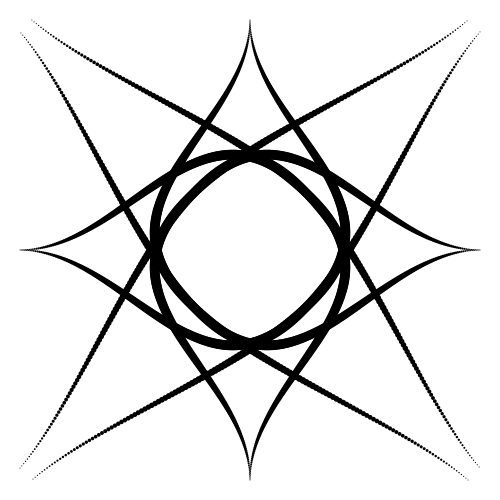
Frame 1 (no input)
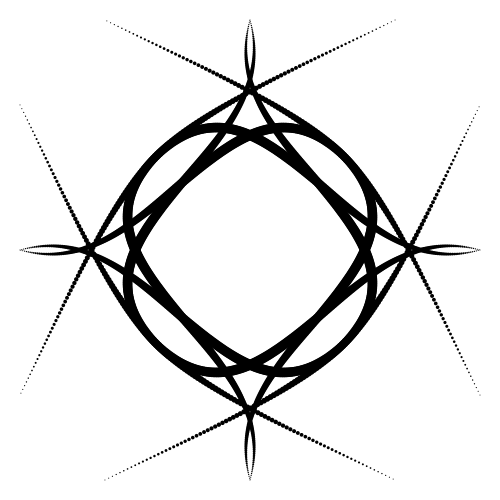
Frame 60 (the mouse pressed at the canvas centre just before this capture)
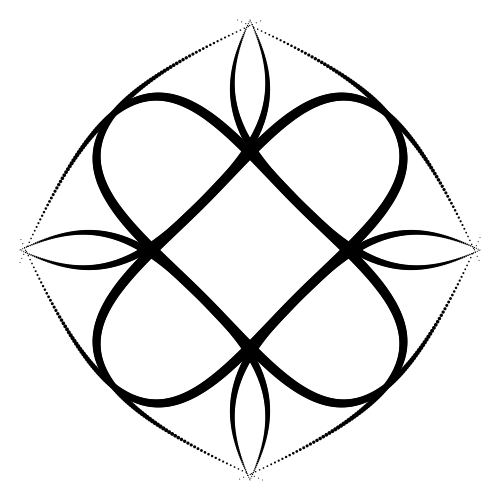
Frame 120 (the mouse held since frame 60 and released just before this capture)

The Processing sketch that drew these frames (run headless with seeded random() and noise(); from frame 60 on, the mouse is pressed at the canvas centre):

// Processing sketch: processing_179083
// ── processing_179083.pde

int n;
float period = 4;
Ondulator o1,o2,o3,o4;
static int FRAMERATE = 25;
static float PI = 3.1416;
float t = 0, dt = (float)1/FRAMERATE;;

void setPosOnd(Ondulator o) 
{
  o.setPos("x",ia(n,20,width-20));
  o.setPos("s",sia(n,0.1,PI-0.1));
  o.setPos("cg",ca(n,0));
  o.setOnd("y",ia(n,0,width/2-20),ca(n,period),ia(n,0,period*(n-1)*0.5014),"sin");
}

void setup() 
{
  size(500, 500);
  frameRate(FRAMERATE);
  
  // Ondulators
  n = 500;
  o1 = new Ondulator(n); 
  setPosOnd(o1);
  o2 = new Ondulator(n); 
  setPosOnd(o2);
  o3 = new Ondulator(n); 
  setPosOnd(o3);
  o4 = new Ondulator(n); 
  setPosOnd(o4);
  o1.x = width/2;
  o2.x = width;
  o3.x = width/2;
  o4.x = 0;
  o1.y = 0;
  o2.y = width/2;
  o3.y = width;
  o4.y = width/2;
  o1.rz = 90;
  o2.rz = 180;
  o3.rz = 270;
  o4.rz = 0;
  
}

void draw() { 
  background(255);
  smooth();
  noStroke();
  o1.draw();
  o2.draw();
  o3.draw();
  o4.draw();
  t+=dt;
} 

class Oscillator {
  float offset;
  float amplitude;
  float period;
  float timeShift;
  String waveShape;
  float value;
  
  Oscillator(float amplitude, float period, float timeShift, String waveShape) {
    this.amplitude = amplitude; 
    this.period = period; 
    this.timeShift = timeShift; 
    this.waveShape = waveShape; 
    this.value = getValue();
  }
  
  float getValue() {
    if (this.waveShape.equals("sin")) {
      value = amplitude*sin(TWO_PI/period*(t-timeShift));
    } else if (this.waveShape.equals("psin")) { // positive sine
      value = amplitude*pow(sin(TWO_PI/period*(t-timeShift)/2),2);
    } else if (this.waveShape.equals("id")) { // for rotating or spinning
      value = amplitude*((t-timeShift)%TWO_PI/TWO_PI/period);
    }
    return value;
  }
}
 
class Cell { 
  float x, y, s, sx, sy, rz, cg;
  float dx, dy, ds, dsx, dsy, drz;
  Oscillator xOsc, yOsc, sOsc, sxOsc, syOsc, rzOsc;
  Cell () {  
   x = 0;  y = 0; s = 1; sx = 1; sy = 1; rz = 0; cg = 0;
   dx = 0;  dy = 0; ds = 0; dsx = 0; dsy = 0; drz = 0;
  } 
  void draw() {
    if (xOsc != null) {dx = xOsc.getValue();}
    if (yOsc != null) {dy = yOsc.getValue();}
    if (sOsc != null) {ds = sOsc.getValue();}
    if (sxOsc != null) {dsx = sxOsc.getValue();}
    if (syOsc != null) {dsy = syOsc.getValue();}
    if (rzOsc != null) {drz = rzOsc.getValue();}
    smooth();
    fill(this.cg);
    pushMatrix(); 
    translate(x+dx,y+dy);
    rotate((rz+drz)*PI/180);
    scale(s+ds);
    ellipse(0, 0, 10*(sx+dsx), 10*(sy+dsy)); 
    popMatrix();
  } 
  void setOsc(String attr, float amp, float period, float timeShift, String waveShape) {
    if (attr.equals("x")) {
      this.xOsc = new Oscillator(amp, period, timeShift, waveShape);
    } else if (attr.equals("y")) {
      this.yOsc = new Oscillator(amp, period, timeShift, waveShape);
    } else if (attr.equals("s")) {
      this.sOsc = new Oscillator(amp, period, timeShift, waveShape);
    } else if (attr.equals("sx")) {
      this.sxOsc = new Oscillator(amp, period, timeShift, waveShape);
    } else if (attr.equals("sy")) {
      this.syOsc = new Oscillator(amp, period, timeShift, waveShape);
    } else if (attr.equals("rz")) {
      this.rzOsc = new Oscillator(amp, period, timeShift, waveShape);
    } else {
      print("bad attribute");    
    }
  }
} 

class Ondulator { 
  int n;
  float x, y, s, rz;
  Cell cells[];
  Ondulator (int n) { 
   this.n = n; 
   this.x = 0; 
   this.y = 0; 
   this.s = 1; 
   this.rz = 0; 
   this.cells = new Cell[n];
   for (int i=0; i<this.n; i++) {
     this.cells[i] = new Cell();
   }
  } 
  void draw() {
    pushMatrix(); 
    translate(this.x,this.y);
    rotate((this.rz)*PI/180);
    scale(this.s);
    
    for (int i=0; i<this.n; i++) {
      cells[i].draw();
    }
    popMatrix();
  } 
  void setPos(String attr, float val[]) {
    if (attr.equals("x")) {
      for (int i=0; i<n; i++) {
        this.cells[i].x = val[i];
      }
    } else if (attr.equals("y")) {
      for (int i=0; i<n; i++) {
        this.cells[i].y = val[i];
      }
    } else if (attr.equals("s")) {
      for (int i=0; i<n; i++) {
        this.cells[i].s = val[i];
      }
    } else if (attr.equals("sx")) {
      for (int i=0; i<n; i++) {
        this.cells[i].sx = val[i];
      }
    } else if (attr.equals("sy")) {
      for (int i=0; i<n; i++) {
        this.cells[i].sy = val[i];
      }
    } else if (attr.equals("rz")) {
      for (int i=0; i<n; i++) {
        this.cells[i].rz = val[i];
      }
    } else if (attr.equals("cg")) {
      for (int i=0; i<n; i++) {
        this.cells[i].cg = val[i];
      }
    } else {
      print("bad attribute");    
    }
  }
  void setOnd(String attr, float amp[], float period[], float timeShift[], String waveShape) {
      for (int i=0; i<n; i++) {
        this.cells[i].setOsc(attr,amp[i], period[i], timeShift[i], waveShape);
      }
  }
} 


// array makers

float[] ia(int n, float f, float l) { // linear interpolation from f to l
  float ra[] = new float[n];
  for (int i=0; i<n; i++) {
    ra[i] = f + i*(l-f)/(n-1);
  }
  return ra;
}

float[] sia(int n, float f, float l) { // sinus function on interpolation from f to l
  float ra[] = new float[n];
  for (int i=0; i<n; i++) {
    ra[i] = sin(f + i*(l-f)/(n-1));
  }
  return ra;
}


float[] ca(int n, float v) { // constant array
  float ra[] = new float[n];
  for (int i=0; i<n; i++) {
    ra[i] = v;
  }
  return ra;
}
